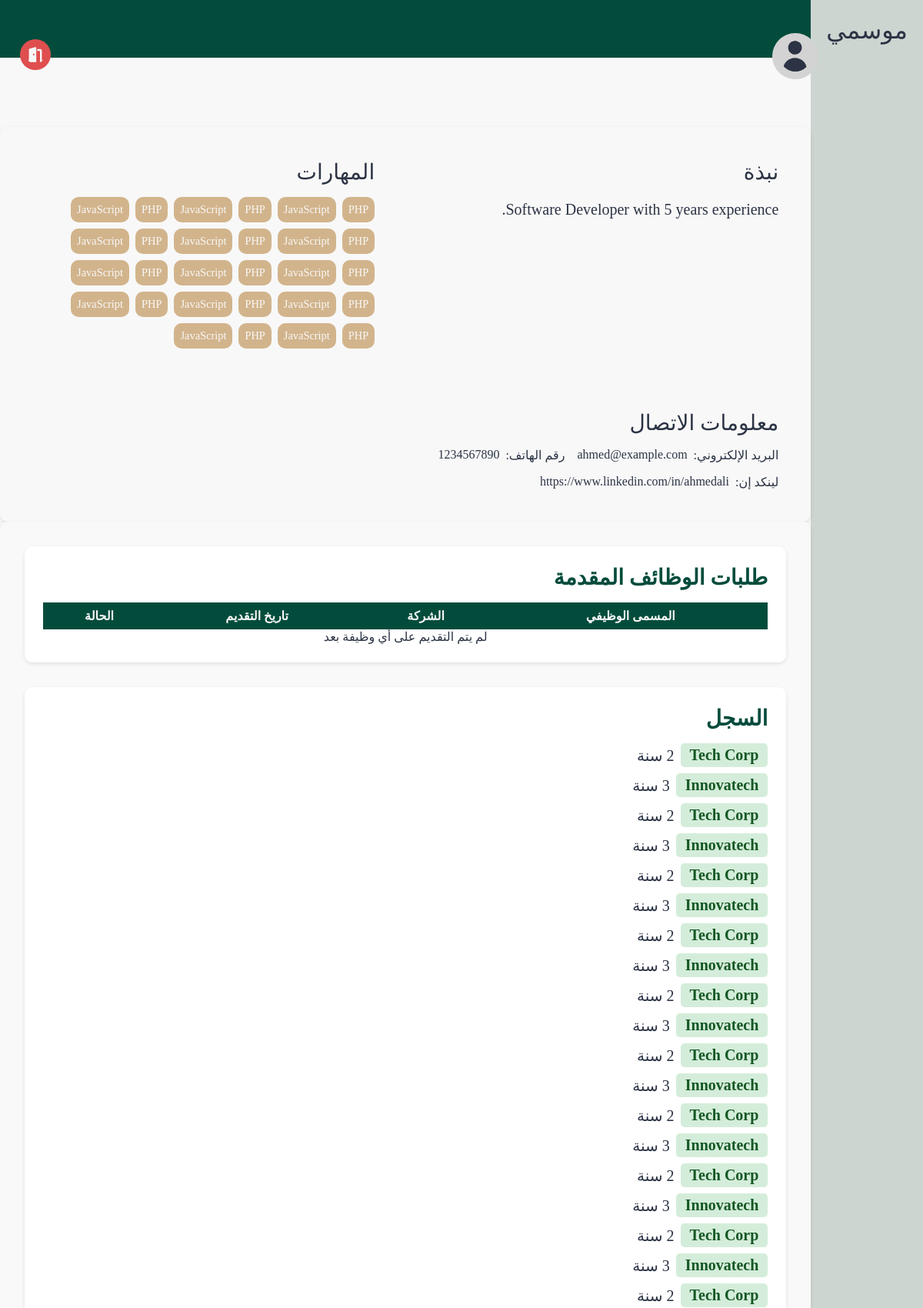
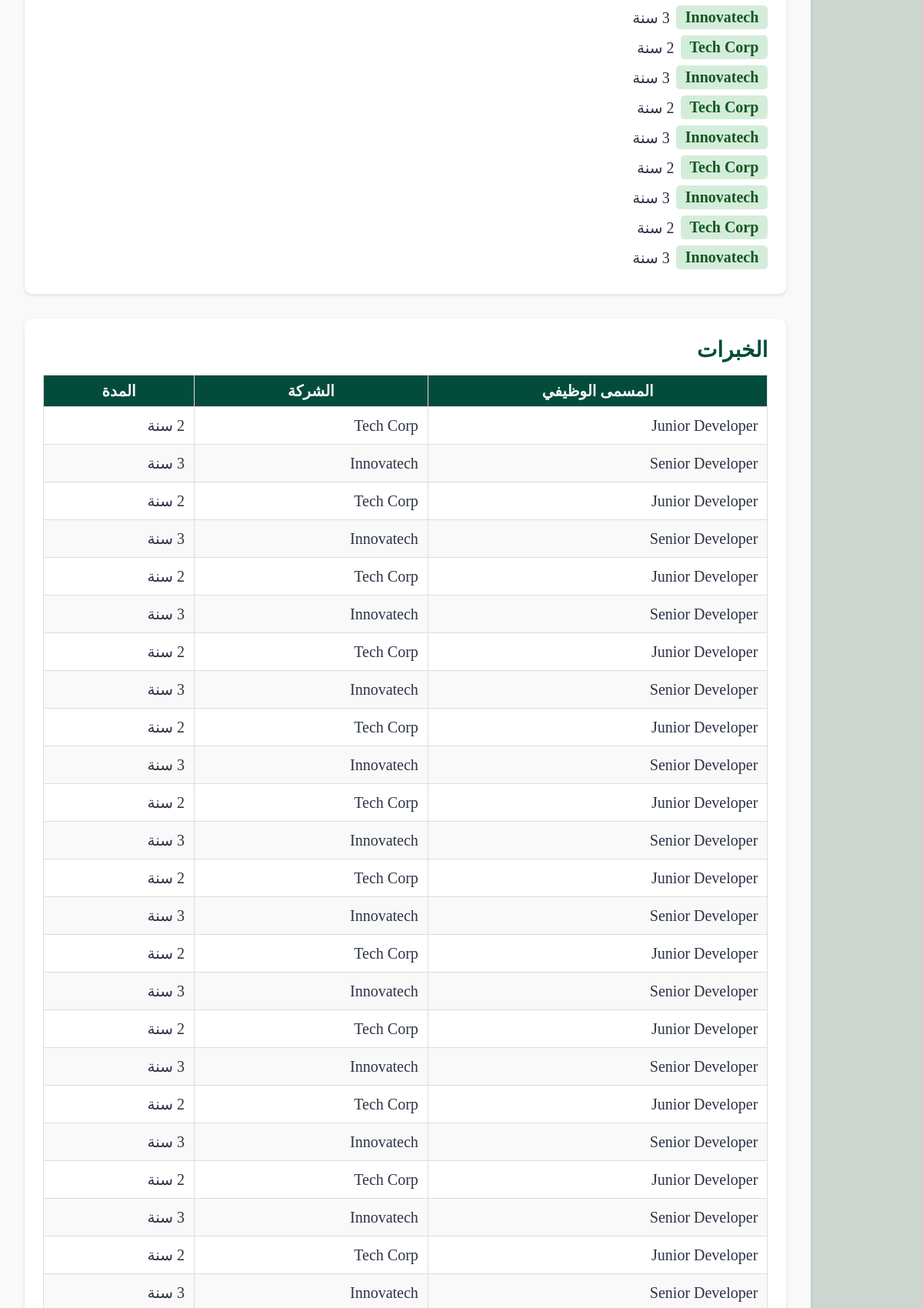
Page /pages/profile.php?id=1 (upper part) on the committed database (2 pictures, top to bottom).
### tables this page shows
CREATE TABLE users (
    id INTEGER PRIMARY KEY, 
    name TEXT, 
    email TEXT UNIQUE, 
    password TEXT, 
    bio TEXT,
    type BOOLEAN,
    linkedin TEXT,
    phone TEXT
);

CREATE TABLE experience (
    experience_id INTEGER PRIMARY KEY, 
    user_id INTEGER,
    name TEXT,
    description TEXT,
    company TEXT,
    years INTEGER,
    start DATE,
    FOREIGN KEY (user_id) REFERENCES users(id) ON DELETE CASCADE
);

### src/database/fetch.php (called while the page is built, shortened)
<?php
include('../database/data.php');
function getUserById($id)
{
    global $db;
    $stmt = $db->prepare('SELECT * FROM users WHERE id = :id');
    $stmt->bindValue(':id', $id, SQLITE3_INTEGER);
    $result = $stmt->execute();
    $user = $result->fetchArray(SQLITE3_ASSOC);
    return $user;
}
function fetchAllExperienceByUserID($id)
{
    global $db;
    $result = $db->query("SELECT * FROM experience where user_id = $id");
    $experience = [];
    while ($row = $result->fetchArray(SQLITE3_ASSOC)) {
        $experience[] = $row;
    }
    return $experience;
}
function fetchAllSkillsNameByUserID($id)
{
    global $db;
    $result = $db->query("SELECT name FROM skills where user_id = $id");
    $experience = [];
    while ($row = $result->fetchArray(SQLITE3_ASSOC)) {
        $experience[] = $row['name'];
    }
    return $experience;
}

### src/pages/profile.php (the view, shortened to what this page needs)
<?php
$user = $_SESSION['user'] ?? getUserById($_GET['id']);
$about    = $user['bio'];
$email    = $user['email'];
$phone    = $user['phone'];
$linkedin = !empty($user['linkedin']) ? $user['linkedin'] : ("https://www.linkedin.com/in/" . urlencode(str_replace(' ', '', strtolower($user['name']))));
$skills = fetchAllSkillsNameByUserID($user['id']);
$jobs = fetchAllExperienceByUserID($user['id']);
$prevJobs = [];
foreach ($jobs as $job) {
    $job['duration'] = $job['years'] . " سنة";
    $prevJobs[] = $job;
}
?>
<?php
$user_id = $_SESSION['user']['id'];
$responses = fetchResponseByUserID($user_id);
?>
<!DOCTYPE html>
<html lang="ar" dir="rtl">
<head>
    <link rel="stylesheet" href="../styles/profile.css">
</head>
<body>
    <section class="page-structure">
        <?php include "../components/NavBar.php"; ?>
        <section class="page-content">
            <div class="username">
                <img class="profile-pic" src="../images/profile.svg" alt="صورة المستخدم">
            </div>
            <div class="options">
                <a href="./logout.php">
                    <img class="nav-icon" style="--color: #DF4F4F" src="../images/logout.svg" alt="شعار تسجيل الخروج">
                </a>
            </div>
            <header></header>
            <main>
                <section class="profile-details">
                    <div class="block about">
                        <h2>نبذة</h2>
                        <div id="aboutDisplay">
                            <p><?= $about ?></p>
                        </div>
                    </div>
                    <div class="block skills">
                        <h2>المهارات</h2>
                        <div id="skillsDisplay">
                            <ul>
                                <?php foreach ($skills as $skill): ?>
                                    <li><?= $skill ?></li>
                                <?php endforeach; ?>
                            </ul>
                        </div>
                    </div>
                    <div class="block contacts">
                        <h2>معلومات الاتصال</h2>
                        <div id="contactDisplay">
                            <ul>
                                <li>البريد الإلكتروني:
                                    <a href="mailto:<?= $email ?>"><?= $email ?></a>
                                </li>
                                <li>رقم الهاتف:
                                    <a href="tel:<?= $phone ?>"><?= $phone ?></a>
                                </li>
                                <li>لينكد إن:
                                    <a href="<?= $linkedin ?>"><?= $linkedin ?></a>
                                </li>
                            </ul>
                        </div>
                    </div>
                </section>
                <section class="recent-activity">
                    <div class="block applications">
                        <h2>طلبات الوظائف المقدمة</h2>
                        <table cellpadding="5" cellspacing="0" style="width:100%; text-align:right;">
                            <tr>
                                <th>المسمى الوظيفي</th>
                                <th>الشركة</th>
                                <th>تاريخ التقديم</th>
                                <th>الحالة</th>
                            </tr>
                            <?php if (!empty($responses)): ?>
                                <?php foreach ($responses as $response): ?>
                                    <tr>
                                        <td><?= htmlspecialchars($response["job_title"]) ?></td>
                                        <td><?= htmlspecialchars($response["company_name"]) ?></td>
                                        <td><?= htmlspecialchars($response["applied_at"]) ?></td>
                                        <td class="<?= $response["status"] === "accepted" ? "accepted" : ($response["status"] === "rejected" ? "rejected" : "pending") ?>">
                                            <?php
                                            if ($response["status"] === "accepted") {
                                                echo "✔ مقبول";
                                            } elseif ($response["status"] === "rejected") {
                                                echo "✖ مرفوض";
                                            } else {
                                                echo "⏳ قيد المراجعة";
                                            }
                                            ?>
                                        </td>
                                    </tr>
                                <?php endforeach; ?>
                            <?php else: ?>
                                <tr>
                                    <td colspan="4" style="text-align: center;">لم يتم التقديم على أي وظيفة بعد</td>
                                </tr>
                            <?php endif; ?>
                        </table>
                    </div>
                    <div class="block history">
                        <h2>السجل</h2>
                        <ul>
                            <?php foreach ($prevJobs as $job): ?>
                                <li>
                                    <span class="company">
                                        <?php if (!empty($job['company_id'])): ?>
                                            <a href="./company.php?id=<?= htmlspecialchars($job['company_id']) ?>">
                                                <?= htmlspecialchars($job['company']) ?>
                                            </a>
                                        <?php else: ?>
                                            <?= htmlspecialchars($job['company']) ?>
                                        <?php endif; ?>
                                    </span>
                                    <?= htmlspecialchars($job['duration']) ?>
                                </li>
                            <?php endforeach; ?>
                        </ul>
                    </div>
                    <div class="block experinces">
                        <h2>الخبرات</h2>
                        <?php if (count($jobs) === 0): ?>
                            <h3 class="no-jobs">لا يوجد خبرات سابقة</h3>
                        <?php else: ?>
                            <table border="1" cellpadding="5" cellspacing="0" style="width:100%; text-align:right;">
                                <tr>
                                    <th>المسمى الوظيفي</th>
                                    <th>الشركة</th>
                                    <th>المدة</th>
                                </tr>
                                <?php foreach ($jobs as $job): ?>
                                    <tr>
                                        <td><?= htmlspecialchars($job['name']) ?></td>
                                        <td><?= htmlspecialchars($job['company']) ?></td>
                                        <td><?= htmlspecialchars($job['years']) ?> سنة</td>
                                    </tr>
                                <?php endforeach; ?>
                            </table>
                        <?php endif ?>
                    </div>
                </section>
            </main>
        </section>
    </section>
</body>
</html>

### src/styles/profile.css (style rules this page uses)
* { color: var(--black-color); }
body { background-color: var(--white-color); }
.nav-icon { --color: var(--white-alt-color); background-color: var(--color); width: 40px; height: 40px; border-radius: 50%; padding: 0.5rem; }
section.page-content { width: 100%; }
header { position: relative; display: flex; align-items: center; justify-content: space-between; min-height: 75px; background-color: var(--main-color); padding: 1.25rem 3rem; }
.username .profile-pic { width: 60px; height: 60px; padding: 10px; border-radius: 50%; background-color: lightgray; top: 0; }
.username { display: flex; align-items: center; gap: 0.75rem; height: 65px; position: absolute; top: 0; right: 18px; z-index: 1000; padding: 0.5rem 1rem; right: 10%; top: 40px; }
.options { display: flex; align-items: center; gap: 0.75rem; height: 65px; position: absolute; top: 40px; left: 10px; z-index: 1000; padding: 0.5rem 1rem; }
header::after { content: ""; position: absolute; right: 0; bottom: 0; width: 70%; height: 4px; background-color: var(--main-color); }
main { margin-top: 70px; width: 100%; padding: 1rem; }
main section { border-radius: 10px; box-shadow: 0 2px 5px rgba(0, 0, 0, 0.1); padding: 18px; }
.profile-details { display: grid; grid-template-columns: 1fr 1fr; gap: 2rem; }
.profile-details .block { display: flex; flex-direction: column; gap: 1rem; background-color: var(--white-color); padding: 1.5rem; border-radius: 10px; }
.profile-details .block h2 { font-size: 1.75rem; font-weight: 500; }
.profile-details .block ul { list-style: none; padding-inline-start: 0; display: flex; flex-wrap: wrap; gap: 1rem; }
.profile-details .block ul li { display: flex; gap: 0.5rem; font-size: 1rem; }
.profile-details .skills ul { list-style: none; padding-inline-start: 0; display: flex; flex-wrap: wrap; gap: 0.5rem; }
.profile-details .skills ul li { display: inline-block; padding: 0.5rem; border-radius: 10px; background-color: var(--secondary-color); color: var(--white-color); font-size: 0.9rem; }
.profile-details .block.about p { font-size: 1.25rem; line-height: 1.6; }
.recent-activity { display: flex; flex-direction: column; gap: 2rem; padding: 2rem; background-color: #f9f9f9; border-radius: 10px; }
.recent-activity .block { background-color: #fff; padding: 1.5rem; border-radius: 10px; box-shadow: 0 2px 5px rgba(0, 0, 0, 0.1); }
.recent-activity .block h2 { font-size: 1.75rem; margin-bottom: 1rem; color: var(--main-color); }
.history ul { list-style: none; padding: 0; }
.history ul li { display: flex; align-items: center; gap: 0.5rem; font-size: 1.25rem; margin-bottom: 0.5rem; }
.history ul li .company { background-color: #d4edda; color: #155724; padding: 0.25rem 0.75rem; border-radius: 5px; font-weight: bold; }
.experinces table { width: 100%; border-collapse: collapse; font-size: 1.25rem; margin-top: 1rem; }
.experinces table th, .experinces table td { padding: 0.75rem; text-align: right; border: 1px solid #ddd; }
.experinces table th { background-color: var(--main-color); color: #fff; }
.experinces table tr:nth-child(odd) { background-color: #f9f9f9; }
.experinces table tr:nth-child(even) { background-color: #fff; }
@media (min-width: 992px) { main { padding: 1.25rem 0; } }

### src/styles/globals.css (style rules this page uses)
*, *::before, *::after { box-sizing: border-box; margin: 0; padding: 0; list-style: none; text-decoration: none; }
:root { --main-color: #034c3c; --secondary-color: #d2b48c; --white-color: #f8f8f8; --black-color: #2b3344; --white-alt-color: #cdd5d1; }
a { display: block; color: var(--black-color); }
.page-structure { display: flex; min-height: 100vh; }

### src/pages/profile.php (style rules this page uses)
tbody tr:first-of-type { background-color: var(--main-color); color: var(--white-color); border: 0; }
tbody tr:first-of-type th { padding: .5rem; text-align: center; color: var(--white-color) }

### rows in the picture
users: bio "Software Developer with 5 years experience.", email "ahmed@example.com", phone "1234567890", linkedin "https://www.linkedin.com/in/ahmedali"
experience: company "Innovatech", duration "3 سنة", name "Senior Developer"
experience: company "Tech Corp", duration "2 سنة", name "Junior Developer", years "2"
experience: company "Innovatech", duration "3 سنة", name "Senior Developer"
experience: company "Tech Corp", duration "2 سنة", name "Junior Developer", years "2"
experience: company "Innovatech", duration "3 سنة", name "Senior Developer"
experience: company "Tech Corp", duration "2 سنة", name "Junior Developer", years "2"
experience: company "Innovatech", duration "3 سنة", name "Senior Developer"
experience: company "Tech Corp", duration "2 سنة", name "Junior Developer", years "2"
experience: company "Innovatech", duration "3 سنة", name "Senior Developer"
experience: company "Tech Corp", duration "2 سنة", name "Junior Developer", years "2"
experience: company "Innovatech", duration "3 سنة", name "Senior Developer"
experience: company "Tech Corp", duration "2 سنة", name "Junior Developer", years "2"
experience: company "Innovatech", duration "3 سنة", name "Senior Developer"
experience: company "Tech Corp", duration "2 سنة", name "Junior Developer", years "2"
experience: company "Innovatech", duration "3 سنة", name "Senior Developer"
experience: company "Tech Corp", duration "2 سنة", name "Junior Developer", years "2"
experience: company "Innovatech", duration "3 سنة", name "Senior Developer"
experience: company "Tech Corp", duration "2 سنة", name "Junior Developer", years "2"
experience: company "Innovatech", duration "3 سنة", name "Senior Developer"
experience: company "Tech Corp", duration "2 سنة", name "Junior Developer", years "2"
experience: company "Innovatech", duration "3 سنة", name "Senior Developer"
experience: company "Tech Corp", duration "2 سنة", name "Junior Developer", years "2"
experience: company "Innovatech", duration "3 سنة", name "Senior Developer"
experience: company "Tech Corp", duration "2 سنة"
experience: company "Innovatech", duration "3 سنة"
experience: company "Tech Corp", duration "2 سنة"
experience: company "Innovatech", duration "3 سنة"
experience: name "Junior Developer", company "Tech Corp", years "2"

### other values in the picture
$skill "PHP"
$skill "JavaScript"
$job['company'] "Tech Corp"
$job['duration'] "2 سنة"
